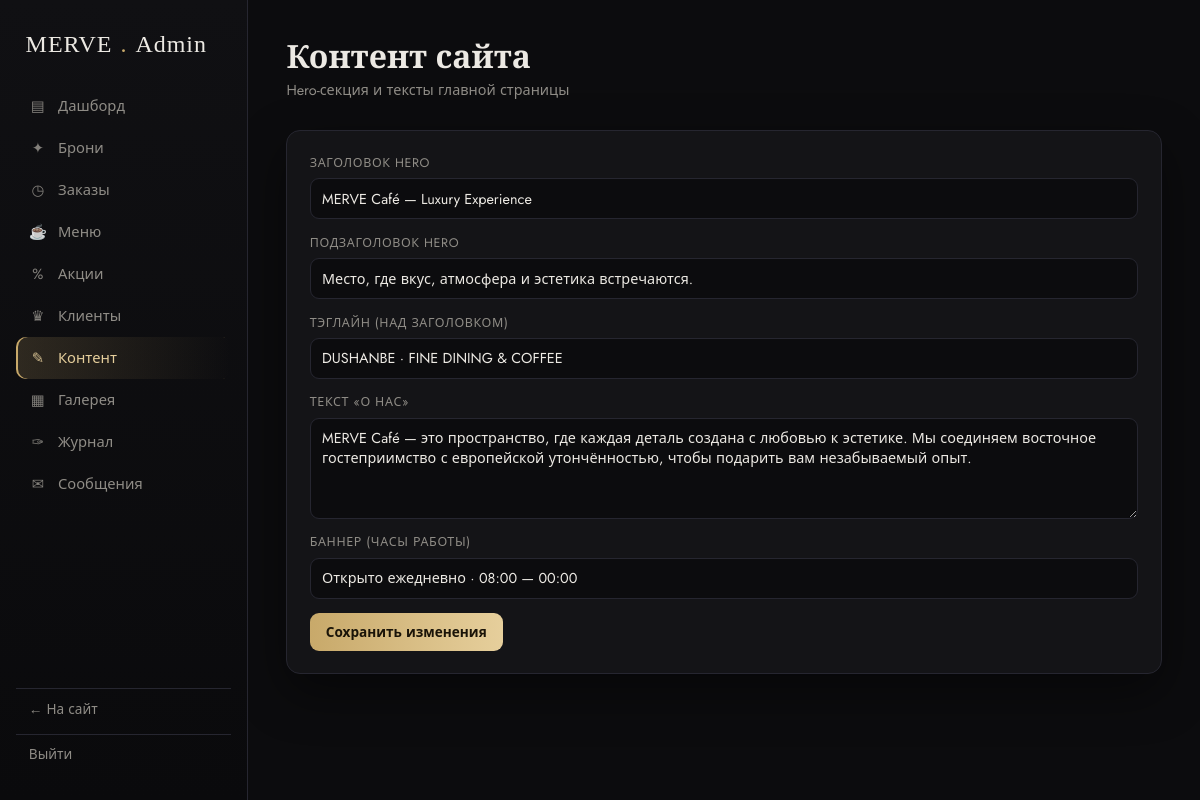
/admin/content (signed in), run on the app's committed database.
### app/models.py (models this page shows)
class SiteContent(db.Model):
    __tablename__ = "site_content"
    id = db.Column(db.Integer, primary_key=True)
    key = db.Column(db.String(80), unique=True, nullable=False, index=True)
    value = db.Column(db.Text, default="")
    @staticmethod
    def get(key, default=""):
        row = SiteContent.query.filter_by(key=key).first()
        return row.value if row else default

### app/blueprints/admin.py (the view, shortened to what this page needs)
@admin_bp.route("/content", methods=["GET", "POST"])
def content():
    keys = ["hero_title", "hero_subtitle", "hero_tagline",
            "about_text", "banner_text"]
    values = {k: SiteContent.get(k) for k in keys}
    return render_template("admin/content.html", values=values)

### app/blueprints/admin.py (called while the page is built)
@admin_bp.before_request
@login_required
def guard():
    if not current_user.is_admin:
        from flask import abort
        abort(403)

### app/models.py (called while the page is built)
@login_manager.user_loader
def load_user(user_id):
    return db.session.get(User, int(user_id))

    @property
    def is_admin(self) -> bool:
        return self.role == "admin"

### app/templates/admin/content.html (shortened to what this page needs)
{% extends "admin/base_admin.html" %}
{% block content %}
<div class="admin-head"><div><h1>Контент сайта</h1><div class="sub">Hero-секция и тексты главной страницы</div></div></div>
<div class="panel">
  <form method="post" action="{{ url_for('admin.content') }}" class="form-grid">
    <div class="fld full"><label>Заголовок Hero</label><input type="text" name="hero_title" value="{{ values.hero_title }}"></div>
    <div class="fld full"><label>Подзаголовок Hero</label><input type="text" name="hero_subtitle" value="{{ values.hero_subtitle }}"></div>
    <div class="fld full"><label>Тэглайн (над заголовком)</label><input type="text" name="hero_tagline" value="{{ values.hero_tagline }}"></div>
    <div class="fld full"><label>Текст «О нас»</label><textarea name="about_text" rows="4">{{ values.about_text }}</textarea></div>
    <div class="fld full"><label>Баннер (часы работы)</label><input type="text" name="banner_text" value="{{ values.banner_text }}"></div>
    <div class="full"><button class="btn btn-gold" type="submit">Сохранить изменения</button></div>
  </form>
</div>
{% endblock %}

### app/static/css/admin.css (style rules this page uses)
:root { --a-bg:#0c0c0e; --a-panel:#141417; --a-panel-2:#1b1b20; --a-line:#262630; --a-gold:#c8a96a; --a-gold-soft:#e6cf9c; --a-text:#ece9e3; --a-muted:#8f8c86; --a-green:#5fb98a; --a-red:#d97a6c; --a-blue:#7fa8d9; --a-amber:#d9b86c; --a-radius:14px; --a-shadow:0 18px 50px rgba(0,0,0,.45); }
* { box-sizing:border-box }
body.admin { margin:0;background:var(--a-bg);color:var(--a-text); font-family:"Jost",system-ui,sans-serif;font-size:15px;line-height:1.5; -webkit-font-smoothing:antialiased; }
h1,h2,h3,h4 { font-family:"Cormorant Garamond","Jost",serif;font-weight:600;margin:0 }
.admin-head { display:flex;justify-content:space-between;align-items:center;margin-bottom:1.8rem;gap:1rem;flex-wrap:wrap }
.admin-head h1 { font-size:2rem }
.admin-head .sub { color:var(--a-muted);font-size:.9rem }
.panel { background:var(--a-panel);border:1px solid var(--a-line);border-radius:var(--a-radius);padding:1.4rem;box-shadow:var(--a-shadow) }
.btn { display:inline-flex;align-items:center;gap:.4rem;border:none;cursor:pointer;border-radius:9px; padding:.55rem 1rem;font-size:.85rem;font-family:inherit;transition:.2s;text-decoration:none }
.btn-gold { background:linear-gradient(90deg,var(--a-gold),var(--a-gold-soft));color:#1a1408;font-weight:600 }
.form-grid { display:grid;gap:.9rem }
.fld { display:flex;flex-direction:column;gap:.35rem }
.fld label { font-size:.78rem;color:var(--a-muted);text-transform:uppercase;letter-spacing:.05em }
.fld input,.fld select,.fld textarea { background:var(--a-bg);border:1px solid var(--a-line);border-radius:9px;color:var(--a-text); padding:.6rem .7rem;font-family:inherit;font-size:.9rem;width:100% }
.full { grid-column:1/-1 }

### data on the page
SiteContent: hero_title "MERVE Café — Luxury Experience"
SiteContent: hero_subtitle "Место, где вкус, атмосфера и эстетика встречаются."
SiteContent: hero_tagline "DUSHANBE · FINE DINING & COFFEE"
SiteContent: about_text "MERVE Café — это пространство, где каждая деталь создана с любовью к эстетике. Мы соединяем восточное гостеприимство с европейской утончённостью, чтобы подарить вам незабываемый опыт."
SiteContent: banner_text "Открыто ежедневно · 08:00 — 00:00"
